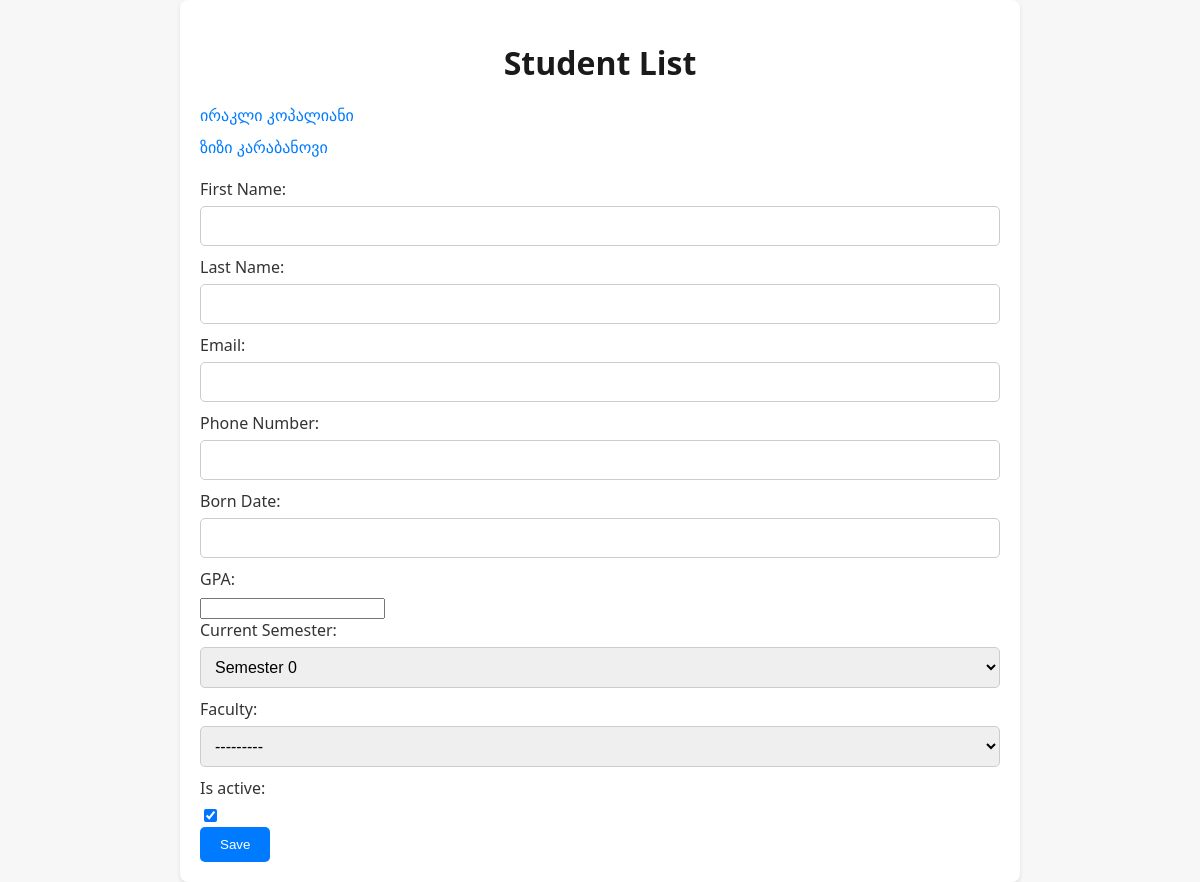
The page /students/ on the database its author committed.
### management/models/student.py (models this page shows, shortened)
class Student(models.Model):
    first_name = models.CharField(max_length=255, verbose_name=_('First Name'))
    last_name = models.CharField(max_length=255, verbose_name=_('Last Name'))
    email = models.EmailField(verbose_name=_('Email'), blank=True)
    phone_number = models.CharField(max_length=255, verbose_name=_('Phone Number'), default=None)
    born_date = models.DateField(verbose_name=_('Born Date'))
    gpa = models.FloatField(
        verbose_name='GPA',
        validators=[MinValueValidator(0.0), MaxValueValidator(4.0)]
    )
    current_semester = models.IntegerField(verbose_name=_('Current Semester'), choices=choices.SEMESTER_CHOICES, default=0)
    faculty = models.ForeignKey('management.Faculty', on_delete=models.CASCADE, verbose_name=_('Faculty'), default=None)
    is_active = models.BooleanField(default=True)
    created_at = models.DateTimeField(auto_now_add=True)
    updated_at = models.DateTimeField(auto_now=True)
    class Meta:
        db_table = 'student'
        verbose_name = _('Student')
        verbose_name_plural = _('Students')

### management/views/views.py (the view)
# urls.py: path('students/', get_students, name='get_students'),
def get_students(request):
    students = Student.objects.all()
    paginator = Paginator(students, per_page=4)
    page_num = request.GET.get('page', 1)
    page: Page = paginator.get_page(page_num)
    if request.method == 'POST':
        form = StudentForm(request.POST)
        if form.is_valid():
            form.save()
            return redirect('management:get_students')
    return render(request, 'management/student_list.html', {'students': page, 'form': StudentForm()})

### management/forms.py
class StudentForm(ModelForm):
    class Meta:
        model = Student
        fields = '__all__'

### management/models/faculty.py (called while the page is built)
    def __str__(self):
        return self.title

### management/templates/management/student_list.html (shortened to what this page needs)
<!DOCTYPE html>
<html lang="en">
<head>
</head>
<body>
<div class="container">
    <h1>Student List</h1>
    <div>
        <ul>
            {% for student in students %}
            <li>
                <a href="{% url 'get_student' student.pk %}">{{ student.first_name}}  {{ student.last_name }}</a>
            </li>
            {% endfor %}
        </ul>
    <form method="post", enctype="multipart/form-data">
        {{ form }}
        <button type="submit">Save</button>
    </form>
    </div>
</div>
</body>
</html>

### management/templates/management/student_list.html (style rules this page uses)
body { font-family: 'Segoe UI', Tahoma, Geneva, Verdana, sans-serif; margin: 0; padding: 0; background-color: #f7f7f7; }
.container { max-width: 800px; margin: 0 auto; padding: 20px; background-color: #fff; border-radius: 8px; box-shadow: 0 2px 4px rgba(0, 0, 0, 0.1); }
h1 { color: #1a1a1a; text-align: center; margin-bottom: 20px; font-size: 32px; }
ul { list-style: none; padding: 0; margin: 0; }
li { margin-bottom: 10px; }
a { text-decoration: none; color: #007bff; transition: color 0.3s ease; }
button { background-color: #007bff; color: #fff; border: none; padding: 10px 20px; border-radius: 5px; cursor: pointer; transition: background-color 0.3s ease; }
form { margin-top: 20px; }
label { display: block; margin-bottom: 6px; color: #333; }
input[type="text"], input[type="email"], input[type="password"], select, textarea { width: 100%; padding: 10px; border: 1px solid #ccc; border-radius: 5px; box-sizing: border-box; margin-bottom: 10px; font-size: 16px; }

### rows shown on the page
Student: first_name "ირაკლი", last_name "კოპალიანი"
Student: first_name "ზიზი", last_name "კარაბანოვი"
